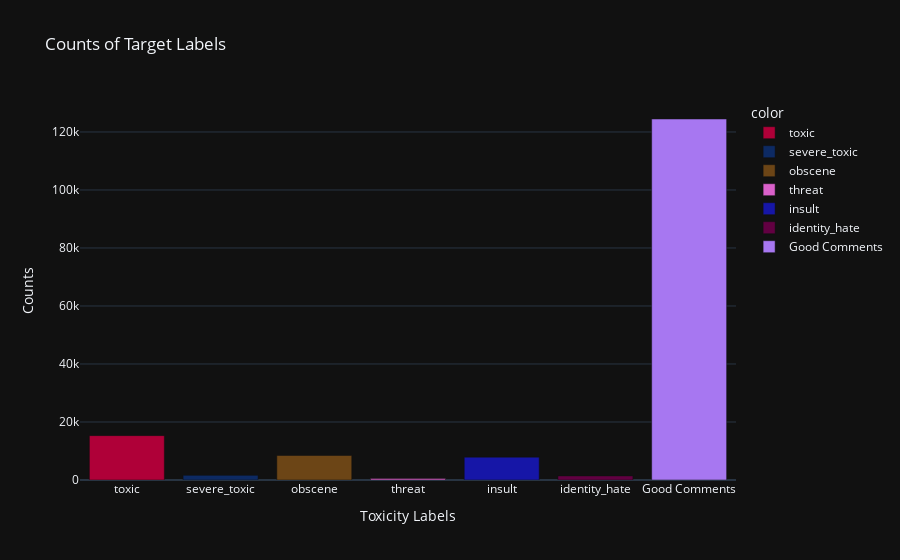

The code cell stored with this chart in its notebook:
### Code cell
# Calculate the value counts for each target label
value_counts = df_train[target_labels].sum()

# Add the count for the "neither" category (where all target labels are 0)
value_counts['Good Comments'] = len(df_train) - value_counts.sum()

fig =px.bar(x= value_counts.index,
            y= value_counts.values,
            color=value_counts.index,
            color_discrete_sequence =  px.colors.qualitative.Dark24_r,
            title='<b>Counts of Target Labels')

fig.update_layout(title='Counts of Target Labels',
                  xaxis_title='Toxicity Labels',
                  yaxis_title='Counts',
                  template='plotly_dark')

# Show the bar chart
fig.show()
pyo.plot(fig, filename = 'Counts of Target Labels.html', auto_open = True)

### Figure 1 — Plotly figure (JSON) as saved in the notebook; plotly's stock layout.template omitted (floating-point values rounded to 4 significant figures)
{"data": [{"alignmentgroup": "True", "hovertemplate": "color=toxic<br>x=%{x}<br>y=%{y}<extra></extra>", "legendgroup": "toxic", "marker": {"color": "#AF0038", "pattern": {"shape": ""}}, "name": "toxic", "offsetgroup": "toxic", "orientation": "v", "showlegend": true, "textposition": "auto", "type": "bar", "x": ["toxic"], "xaxis": "x", "y": [15294], "yaxis": "y"}, {"alignmentgroup": "True", "hovertemplate": "color=severe_toxic<br>x=%{x}<br>y=%{y}<extra></extra>", "legendgroup": "severe_toxic", "marker": {"color": "#0D2A63", "pattern": {"shape": ""}}, "name": "severe_toxic", "offsetgroup": "severe_toxic", "orientation": "v", "showlegend": true, "textposition": "auto", "type": "bar", "x": ["severe_toxic"], "xaxis": "x", "y": [1595], "yaxis": "y"}, {"alignmentgroup": "True", "hovertemplate": "color=obscene<br>x=%{x}<br>y=%{y}<extra></extra>", "legendgroup": "obscene", "marker": {"color": "#6C4516", "pattern": {"shape": ""}}, "name": "obscene", "offsetgroup": "obscene", "orientation": "v", "showlegend": true, "textposition": "auto", "type": "bar", "x": ["obscene"], "xaxis": "x", "y": [8449], "yaxis": "y"}, {"alignmentgroup": "True", "hovertemplate": "color=threat<br>x=%{x}<br>y=%{y}<extra></extra>", "legendgroup": "threat", "marker": {"color": "#DA60CA", "pattern": {"shape": ""}}, "name": "threat", "offsetgroup": "threat", "orientation": "v", "showlegend": true, "textposition": "auto", "type": "bar", "x": ["threat"], "xaxis": "x", "y": [478], "yaxis": "y"}, {"alignmentgroup": "True", "hovertemplate": "color=insult<br>x=%{x}<br>y=%{y}<extra></extra>", "legendgroup": "insult", "marker": {"color": "#1616A7", "pattern": {"shape": ""}}, "name": "insult", "offsetgroup": "insult", "orientation": "v", "showlegend": true, "textposition": "auto", "type": "bar", "x": ["insult"], "xaxis": "x", "y": [7877], "yaxis": "y"}, {"alignmentgroup": "True", "hovertemplate": "color=identity_hate<br>x=%{x}<br>y=%{y}<extra></extra>", "legendgroup": "identity_hate", "marker": {"color": "#620042", "pattern": {"shape": ""}}, "name": "identity_hate", "offsetgroup": "identity_hate", "orientation": "v", "showlegend": true, "textposition": "auto", "type": "bar", "x": ["identity_hate"], "xaxis": "x", "y": [1405], "yaxis": "y"}, {"alignmentgroup": "True", "hovertemplate": "color=Good Comments<br>x=%{x}<br>y=%{y}<extra></extra>", "legendgroup": "Good Comments", "marker": {"color": "#A777F1", "pattern": {"shape": ""}}, "name": "Good Comments", "offsetgroup": "Good Comments", "orientation": "v", "showlegend": true, "textposition": "auto", "type": "bar", "x": ["Good Comments"], "xaxis": "x", "y": [124473], "yaxis": "y"}], "layout": {"barmode": "relative", "legend": {"title": {"text": "color"}, "tracegroupgap": 0}, "title": {"text": "Counts of Target Labels"}, "xaxis": {"anchor": "y", "domain": [0, 1], "title": {"text": "Toxicity Labels"}}, "yaxis": {"anchor": "x", "domain": [0, 1], "title": {"text": "Counts"}}}}
